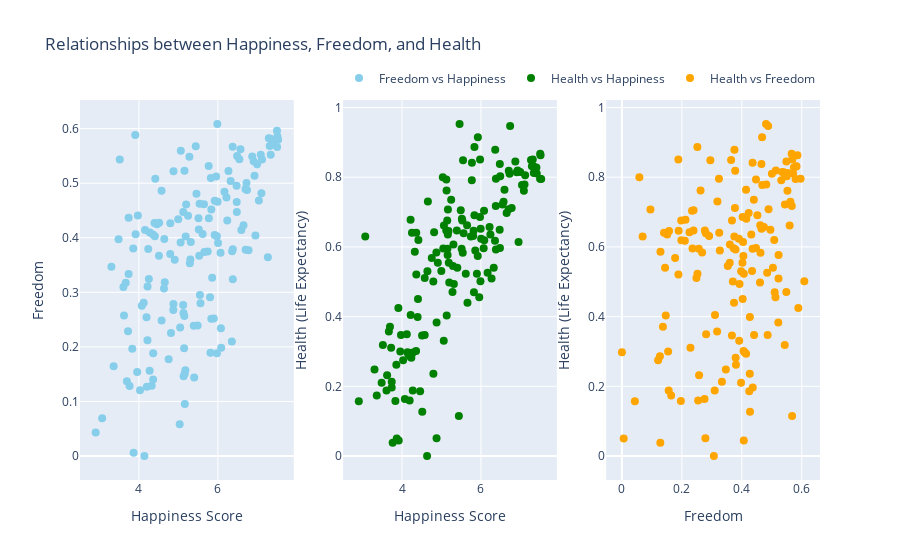

This figure's notebook cell:
### Code cell
from plotly.subplots import make_subplots
import plotly.graph_objects as go

# Creating subplots
fig = make_subplots(rows=1, cols=3)

# Adding traces with customizations
fig.add_trace(
    go.Scatter(
        x=whr_df['Happiness Score'],
        y=whr_df['Freedom'],
        mode='markers',
        marker=dict(color='skyblue', size=8),
        hoverinfo='text',
        text=whr_df['Country'],  # Display country name on hover
        name='Freedom vs Happiness'
    ),
    row=1, col=1
)

fig.add_trace(
    go.Scatter(
        x=whr_df['Happiness Score'],
        y=whr_df['Health (Life Expectancy)'],
        mode='markers',
        marker=dict(color='green', size=8),
        hoverinfo='text',
        text=whr_df['Country'],  # Display country name on hover
        name='Health vs Happiness'
    ),
    row=1, col=2
)

fig.add_trace(
    go.Scatter(
        x=whr_df['Freedom'],
        y=whr_df['Health (Life Expectancy)'],
        mode='markers',
        marker=dict(color='orange', size=8),
        hoverinfo='text',
        text=whr_df['Country'],  # Display country name on hover
        name='Health vs Freedom'
    ),
    row=1, col=3
)

# Customizing layout
fig.update_layout(
    title='Relationships between Happiness, Freedom, and Health',
    xaxis=dict(title='Happiness Score'),
    yaxis=dict(title='Freedom'),
    xaxis2=dict(title='Happiness Score'),
    yaxis2=dict(title='Health (Life Expectancy)'),
    xaxis3=dict(title='Freedom'),
    yaxis3=dict(title='Health (Life Expectancy)'),
    showlegend=True,
    legend=dict(orientation='h', yanchor='bottom', y=1.02, xanchor='right', x=1)
)


fig.show()

### Figure 1 — Plotly figure (JSON) as saved in the notebook; plotly's stock layout.template omitted (floating-point values rounded to 4 significant figures; data arrays with more than 128 entries replaced by an {"elided": "..."} marker saying what was removed)
{"data": [{"hoverinfo": "text", "marker": {"color": "skyblue", "size": 8}, "mode": "markers", "name": "Freedom vs Happiness", "text": {"elided": "157 str values"}, "type": "scatter", "x": {"elided": "157 float values"}, "xaxis": "x", "y": {"elided": "157 float values"}, "yaxis": "y"}, {"hoverinfo": "text", "marker": {"color": "green", "size": 8}, "mode": "markers", "name": "Health vs Happiness", "text": {"elided": "157 str values"}, "type": "scatter", "x": {"elided": "157 float values"}, "xaxis": "x2", "y": {"elided": "157 float values"}, "yaxis": "y2"}, {"hoverinfo": "text", "marker": {"color": "orange", "size": 8}, "mode": "markers", "name": "Health vs Freedom", "text": {"elided": "157 str values"}, "type": "scatter", "x": {"elided": "157 float values"}, "xaxis": "x3", "y": {"elided": "157 float values"}, "yaxis": "y3"}], "layout": {"legend": {"orientation": "h", "x": 1, "xanchor": "right", "y": 1.02, "yanchor": "bottom"}, "showlegend": true, "title": {"text": "Relationships between Happiness, Freedom, and Health"}, "xaxis": {"anchor": "y", "domain": [0, 0.2889], "title": {"text": "Happiness Score"}}, "xaxis2": {"anchor": "y2", "domain": [0.3556, 0.6444], "title": {"text": "Happiness Score"}}, "xaxis3": {"anchor": "y3", "domain": [0.7111, 1], "title": {"text": "Freedom"}}, "yaxis": {"anchor": "x", "domain": [0, 1], "title": {"text": "Freedom"}}, "yaxis2": {"anchor": "x2", "domain": [0, 1], "title": {"text": "Health (Life Expectancy)"}}, "yaxis3": {"anchor": "x3", "domain": [0, 1], "title": {"text": "Health (Life Expectancy)"}}}}
